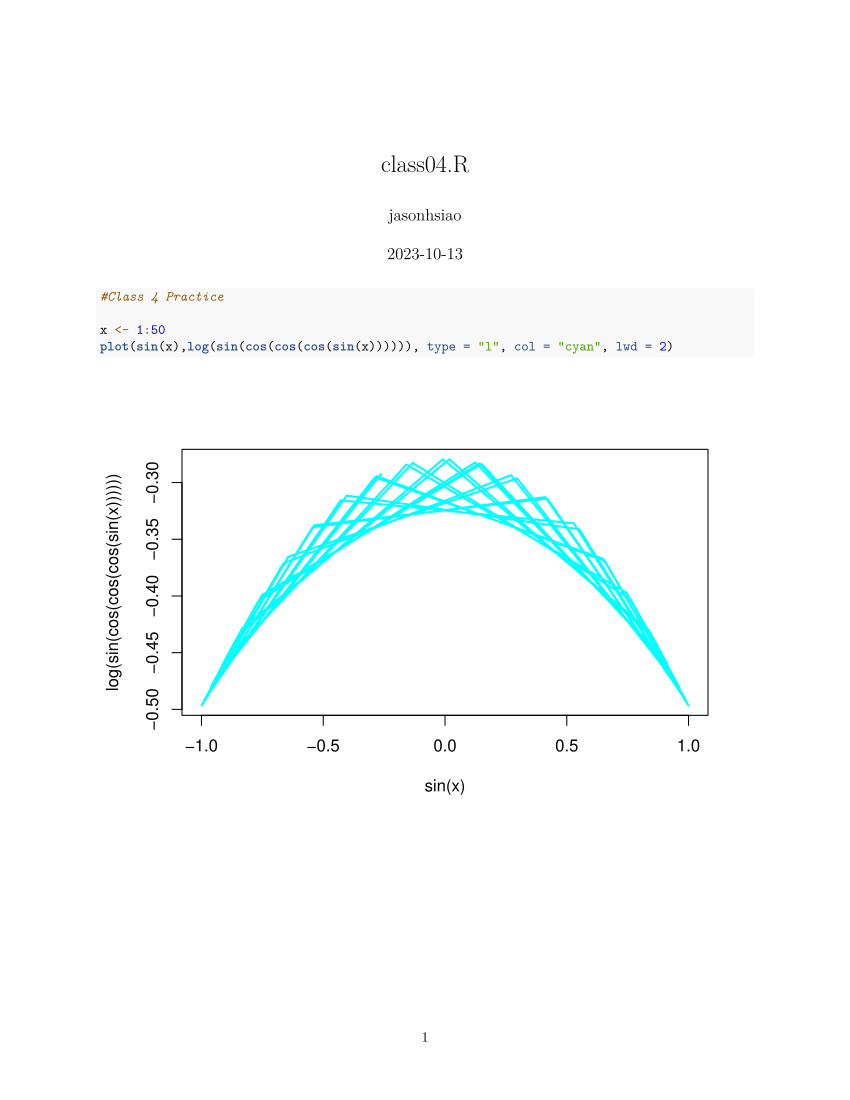

Generate this figure with R:
#Class 4 Practice

x <- 1:50
plot(sin(x),log(sin(cos(cos(cos(sin(x)))))), type = "l", col = "cyan", lwd = 2)
